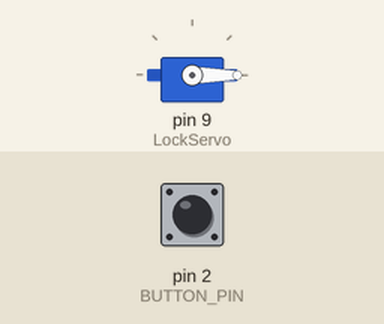
The sketch below on a simulated Arduino Uno, built with avr-gcc and run on an emulated ATmega328P. On the bench: servo. Inputs (shaded band) come from the test bench; at power-on: pin 2 (BUTTON_PIN) HIGH.

Above: at 1.2 s.
1.3 s: pin 2 (BUTTON_PIN) pulled LOW for 0.15 s
At 1.38 s:
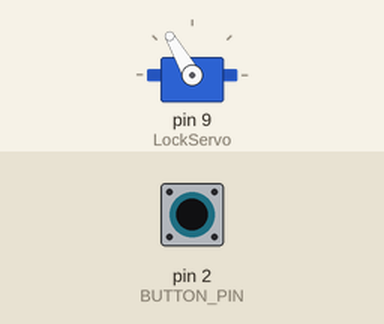
2.9 s: pin 2 (BUTTON_PIN) pulled LOW for 3.2 s
At 7.0 s:
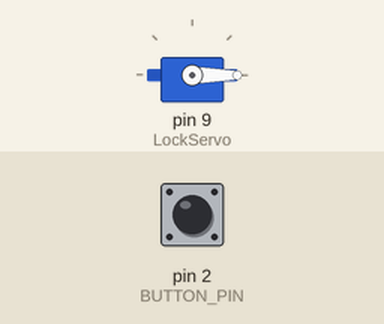
Timing chart, 0 to 8.5 s (numbered marks = the images above; inputs shaded):
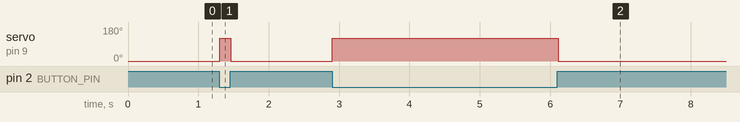

Measured:
- after the input at 1.3 s, servo on pin 9 (LockServo): 0° → 120° at once, → 0° 0.16 s later
- after the input at 2.9 s, servo on pin 9 (LockServo): 0° → 120° at once, → 0° 3.2 s later

The sketch:

servo_unlock.ino
```cpp
/*
 * Using servo.write(); with a delay() between a locked and unlocked position does not work.
 * Using a variable to define initial lock and unlock state then toggling state seemed to work.
 */

// Servo Library
#include <Servo.h>

#define BUTTON_PIN        2  // Button
#define DELAY            20  // Delay per loop in ms

Servo LockServo;  // create servo object to control a servo
int POS = 0;      // variable to store the servo position
int LOCKED = 1;   // default lock state


boolean handle_button(){
  int button_pressed = !digitalRead(BUTTON_PIN); // pin low -> pressed
  return button_pressed;
}


void setup() {
  pinMode(BUTTON_PIN, INPUT);
  digitalWrite(BUTTON_PIN, HIGH); // pull-up
  Serial.begin(9600);

   LockServo.attach(9);  // attaches the servo on pin 9 to the servo object
   LockServo.write(0);
   Serial.begin(9600);
}

void loop() {
   boolean button_pressed = handle_button();

   switch (button_pressed) {
    case 1:
      LockServo.write(120);
      break;
    case 0:
      LockServo.write(0);
      break;
  }


  delay(DELAY);
}
```
